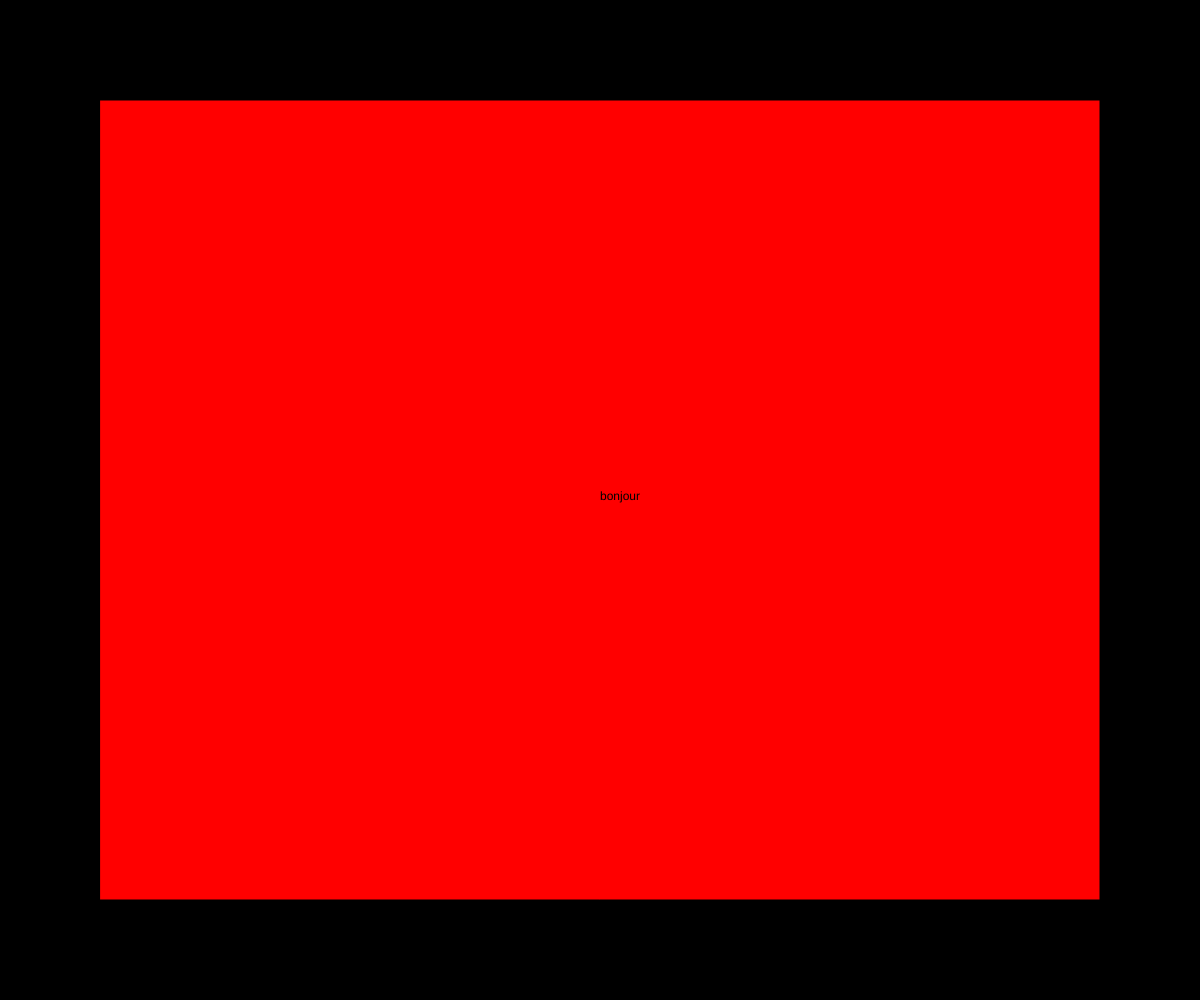
Frame 1 (no input)
Frame 60 (no input): identical to frame 1, image omitted
Frame 120 (the mouse pressed at the canvas centre since frame 60): identical to frame 1, image omitted

The p5.js sketch that drew this single still picture (run headless with seeded random() and noise() and a simulated clock; from frame 60 on, the mouse is pressed at the canvas centre):

// p5.js sketch
// ── sketch.js
function setup() {
 createCanvas(windowWidth, windowHeight);
 background(0);
}
function windowResized() {
 resizeCanvas(windowWidth, windowHeight);
}


function draw() {
  background(0);
  fill(255,0,0)
  rect(100, 100,
    width - 2 * 100,
    height - 2 * 100
    );

    fill(0)
    text("bonjour", width/2, height/2);

}
